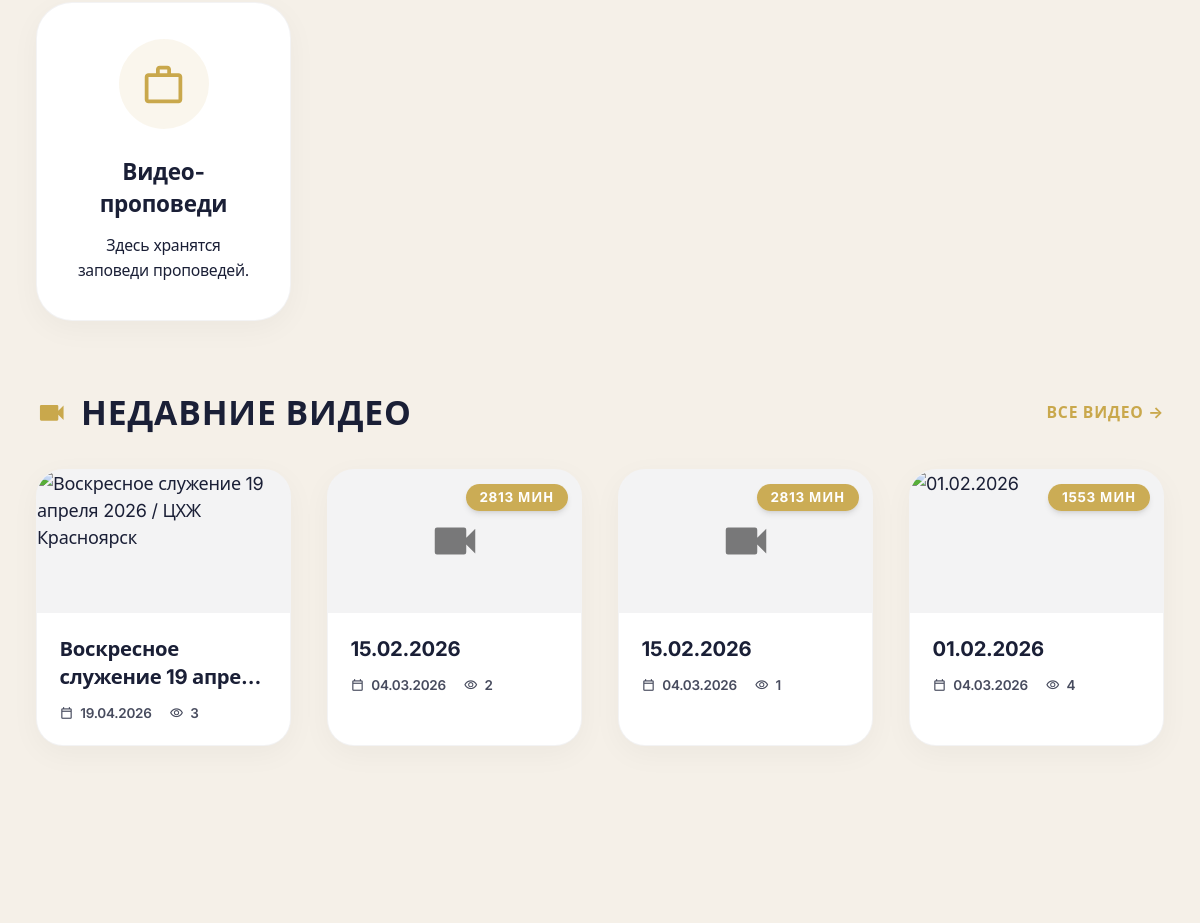
The page /library/ (middle part) on the database as committed earlier.
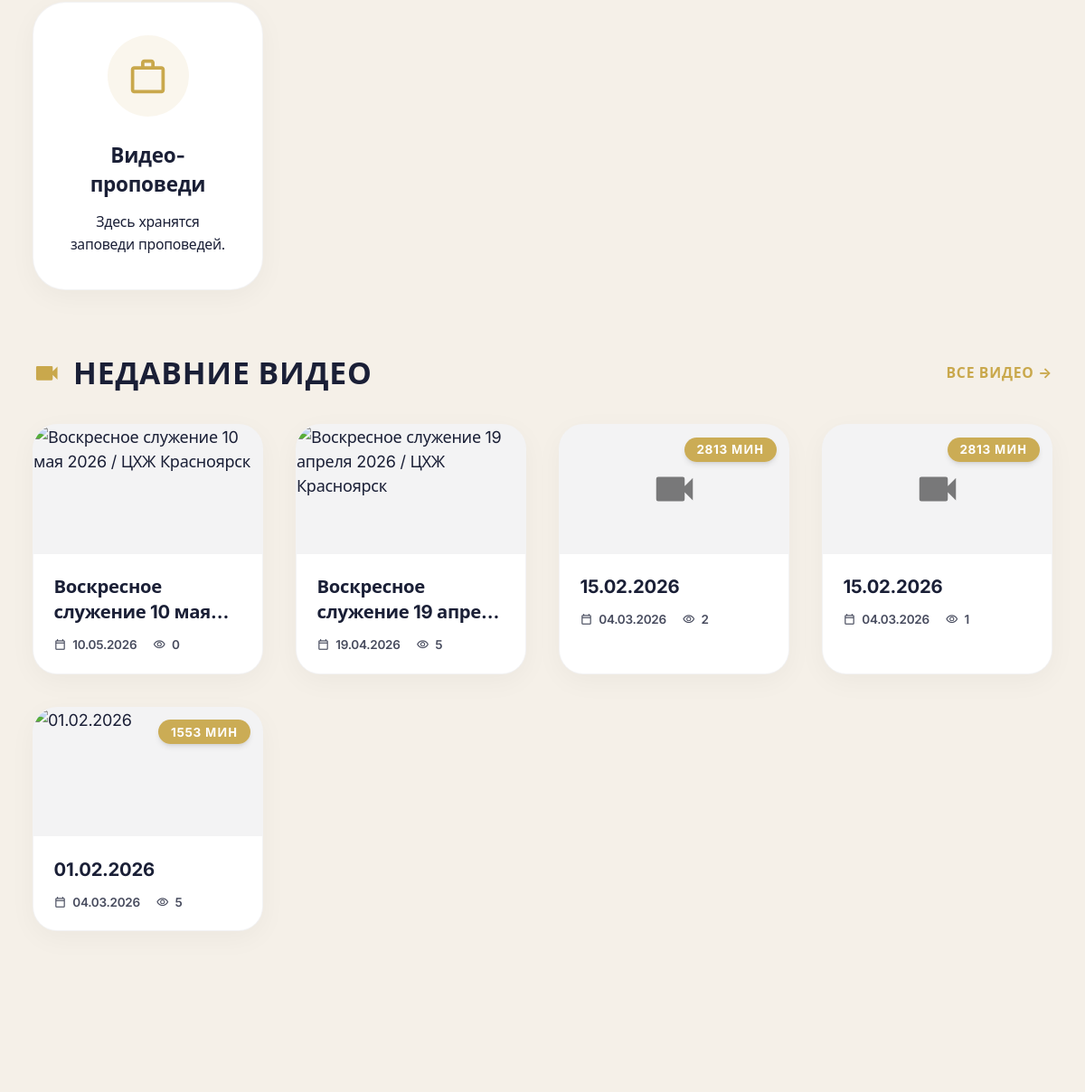
The same page on the database as committed later.
### church_app/models.py (models this page shows, shortened)
class Category(models.Model):
    CATEGORY_TYPES = [
        ('video', 'Видео'),
        ('bible', 'Чтение Библии'),
        ('events', 'События'),
        ('calendar', 'Календарь'),
        ('kids', 'Детский раздел'),
    ]
    name = models.CharField(max_length=100, verbose_name="Название")
    slug = models.SlugField(unique=True, verbose_name="URL")
    category_type = models.CharField(max_length=20, choices=CATEGORY_TYPES, verbose_name="Тип")
    icon = models.CharField(max_length=50, default='fa-folder', verbose_name="Иконка FontAwesome")
    description = models.TextField(blank=True, verbose_name="Описание")
    image = models.ImageField(upload_to='categories/', blank=True, null=True, verbose_name="Изображение")
    order = models.IntegerField(default=0, verbose_name="Порядок")
    is_active = models.BooleanField(default=True, verbose_name="Активна")
    created_at = models.DateTimeField(auto_now_add=True)
    class Meta:
        ordering = ['order', 'name']
        verbose_name = "Категория"
        verbose_name_plural = "Категории"

class Video(models.Model):
    title = models.CharField(max_length=200, verbose_name="Название")
    description = models.TextField(verbose_name="Описание")
    category = models.ForeignKey(Category, on_delete=models.CASCADE, related_name='videos', limit_choices_to={'category_type': 'video'})
    video_file = models.FileField(upload_to='videos/', blank=True, null=True, verbose_name="Видео файл")
    youtube_url = models.URLField(blank=True, null=True, verbose_name="YouTube ссылка")
    rutube_url = models.URLField(blank=True, null=True, verbose_name="Rutube ссылка")
    thumbnail = models.ImageField(upload_to='video_thumbnails/', blank=True, null=True, verbose_name="Превью")
    duration = models.IntegerField(default=0, help_text="Длительность в секундах", verbose_name="Длительность")
    views_count = models.IntegerField(default=0, verbose_name="Просмотры")
    is_featured = models.BooleanField(default=False, verbose_name="Рекомендуемое")
    order = models.IntegerField(default=0, verbose_name="Порядок")
    is_active = models.BooleanField(default=True, verbose_name="Активно")
    created_at = models.DateTimeField(auto_now_add=True)
    updated_at = models.DateTimeField(auto_now=True)
    class Meta:
        ordering = ['-is_featured', 'order', '-created_at']
        verbose_name = "Видео"
        verbose_name_plural = "Видео"

### church_app/views_library.py (the view)
# urls.py: path('library/', views_library.library_home, name='library_home'),
def library_home(request):
    categories = Category.objects.filter(is_active=True).order_by('order')
    recent_videos = Video.objects.filter(is_active=True).order_by('-created_at')[:6]
    upcoming_events = Event.objects.filter(
        is_active=True,
        end_date__gte=timezone.now()
    ).order_by('start_date')[:3]
    kids_content = KidsContent.objects.filter(is_active=True).order_by('-is_featured', '-created_at')[:4]
    today = timezone.localdate()
    daily_verse = (
        DailyVerse.objects.filter(date=today).first()
        or DailyVerse.objects.order_by('-date').first()
    )
    context = {
        'categories': categories,
        'recent_videos': recent_videos,
        'upcoming_events': upcoming_events,
        'kids_content': kids_content,
        'daily_verse': daily_verse,
    }
    return render(request, 'library/home.html', context)

### templates/library/home.html (shortened to what the changed rows need)
{% extends "base.html" %}
{% load static %}
{% block main_class %}flex-grow relative bg-background-light{% endblock %}
{% block content %}
<div class="max-w-7xl mx-auto px-4 sm:px-6 lg:px-8 py-16 pb-24">
    {% if categories %}
    <div class="grid grid-cols-1 sm:grid-cols-2 lg:grid-cols-4 gap-6 sm:gap-8 mb-16">
        {% for category in categories %}
        <a href="{% url 'library_category' category.slug %}" class="group bg-white rounded-[2rem] p-8 text-center border border-navy/5 shadow-[0_8px_30px_rgba(0,0,0,0.04)] hover:-translate-y-2 hover:shadow-[0_20px_40px_rgba(0,0,0,0.08)] hover:border-primary transition-all duration-300">
            <div class="w-20 h-20 mx-auto bg-primary/10 rounded-full flex items-center justify-center mb-6 group-hover:bg-primary transition-colors duration-300">
                <svg class="w-10 h-10 text-primary fill-current group-hover:text-white transition-colors duration-300" viewBox="0 0 24 24">
                    {% if category.icon == 'fa-video' %}
                    <path d="M17 10.5V7a1 1 0 0 0-1-1H4a1 1 0 0 0-1 1v10a1 1 0 0 0 1 1h12a1 1 0 0 0 1-1v-3.5l4 4v-11l-4 4z"/>
                    {% elif category.icon == 'fa-bible' %}
                    <path d="M4 6H2v14c0 1.1.9 2 2 2h14v-2H4V6zm16-4H8c-1.1 0-2 .9-2 2v12c0 1.1.9 2 2 2h12c1.1 0 2-.9 2-2V4c0-1.1-.9-2-2-2z"/>
                    {% elif category.icon == 'fa-calendar' %}
                    <path d="M20 3h-1V1h-2v2H7V1H5v2H4c-1.1 0-2 .9-2 2v16c0 1.1.9 2 2 2h16c1.1 0 2-.9 2-2V5c0-1.1-.9-2-2-2zm0 18H4V8h16v13z"/>
                    {% elif category.icon == 'fa-child' %}
                    <path d="M12 12c-1.1 0-2-.9-2-2s.9-2 2-2 2 .9 2 2-.9 2-2 2zm0 2c-1.66 0-5 1.34-5 4v2h10v-2c0-2.66-3.34-4-5-4z"/>
                    {% else %}
                    <path d="M20 6h-4V4c0-1.1-.9-2-2-2h-4c-1.1 0-2 .9-2 2v2H4c-1.1 0-2 .9-2 2v12c0 1.1.9 2 2 2h16c1.1 0 2-.9 2-2V8c0-1.1-.9-2-2-2zM10 4h4v2h-4V4zm10 16H4V8h16v12z"/>
                    {% endif %}
                </svg>
            </div>
            <h3 class="text-xl font-bold text-navy mb-3">{{ category.name }}</h3>
            <p class="text-txt-sub text-sm leading-relaxed">{{ category.description|truncatechars:80 }}</p>
        </a>
        {% endfor %}
    </div>
    {% endif %}
    {% if recent_videos %}
    <div class="flex items-center justify-between gap-4 mb-8 flex-wrap">
        <div class="flex items-center gap-3">
            <h2 class="text-2xl sm:text-3xl font-bold text-navy uppercase tracking-wide">Недавние видео</h2>
        </div>
    </div>
    <div class="grid grid-cols-1 sm:grid-cols-2 lg:grid-cols-4 gap-6 sm:gap-8 mb-16">
        {% for video in recent_videos %}
        <a href="{% url 'video_detail' video.id %}" class="group bg-white rounded-3xl overflow-hidden border border-navy/5 shadow-[0_8px_30px_rgba(0,0,0,0.04)] hover:-translate-y-1.5 hover:shadow-[0_20px_40px_rgba(0,0,0,0.08)] hover:border-primary transition-all duration-300">
            <div class="relative aspect-video bg-navy/5 flex items-center justify-center overflow-hidden">
                {% if video.duration %}
                <div class="absolute top-3 right-3 bg-primary/95 text-white px-3 py-1 rounded-full text-xs font-bold uppercase tracking-wider backdrop-blur-sm shadow-md">
                    {{ video.duration }} мин
                </div>
                {% endif %}
            </div>
            <div class="p-5">
                <div class="font-bold text-navy text-lg mb-3 line-clamp-2 leading-snug group-hover:text-primary transition-colors">{{ video.title }}</div>
                <div class="flex items-center gap-4 text-xs font-semibold text-txt-sub opacity-80">
                    <span class="flex items-center gap-1.5">
                        <span class="material-symbols-outlined text-[14px]">calendar_today</span>
                        {{ video.created_at|date:"d.m.Y" }}
                    </span>
                    <span class="flex items-center gap-1.5">
                        <span class="material-symbols-outlined text-[14px]">visibility</span>
                        {{ video.views_count }}
                    </span>
                </div>
            </div>
        </a>
        {% endfor %}
    </div>
    {% endif %}
</div>
{% endblock %}

Rows that differ between the two databases and show on the page:
added Video: title "Воскресное служение 10…", created_at "10.05.2026", views_count "0"
changed Video "Воскресное служение 19…": views_count "3" → "5"
changed Video (number 5 of 5 on the later page): views_count "4" → "5"
